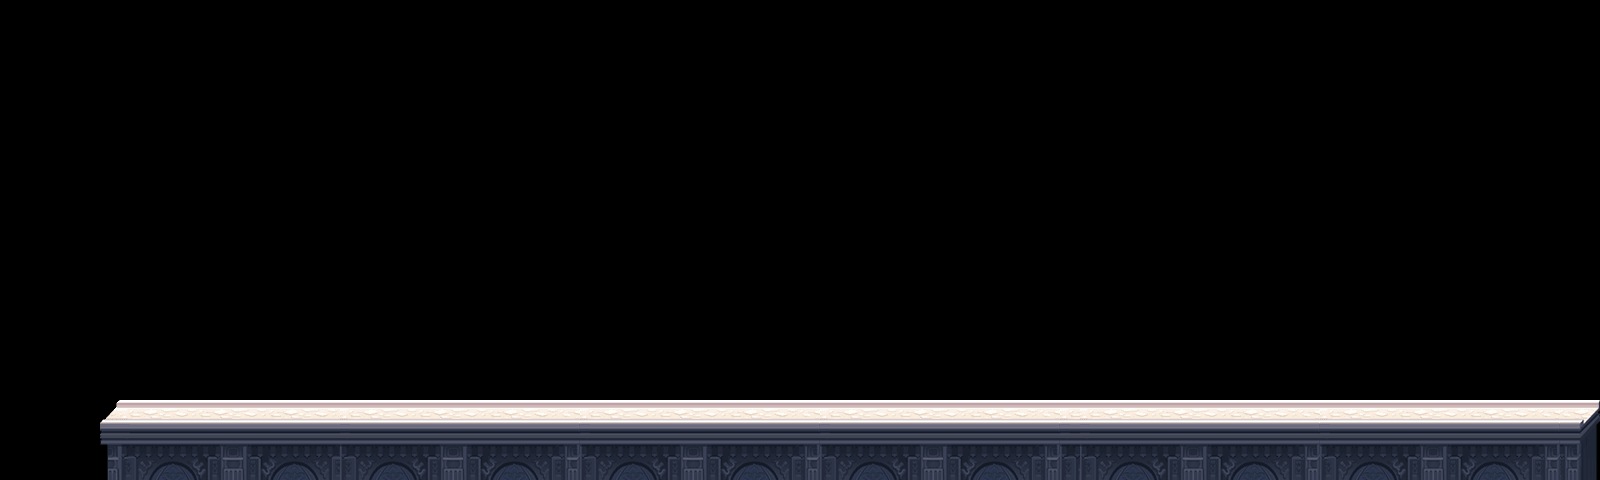

This game map was drawn from its Tiled (.tmx) file and the tilesets committed beside it. A one-line description and the trimmed map source follow:
An orthogonal 80x12 tile map with 20x40 px tiles, 1 tile layer (块层 1) and 82 objects (55x 3, 24x 2, 2x 13).

<map version="1.0" orientation="orthogonal" width="80" height="12" tilewidth="20" tileheight="40">
 <tileset firstgid="1" name="road" tilewidth="20" tileheight="40">
  <image source="road.png" width="280" height="188" />
 </tileset>
 <layer name="块层 1" width="80" height="12">
  <data>[960 cells, 150 non-empty, 28 distinct tile ids]</data>
 </layer>
 <objectgroup name="collision" width="80" height="12">
  <object x="111" y="413" width="1485" height="71" />
 </objectgroup>
 <objectgroup name="items" width="80" height="12">
  <object type="3" x="1461" y="219" />
  <object type="2" x="670" y="257" />
  <object type="3" x="1510" y="309" />
  <object type="2" x="700" y="240" />
  <object type="3" x="1578" y="245" />
  <object type="2" x="669" y="331" />
  <object type="3" x="1227" y="221" />
  <object type="3" x="1418" y="169" />
  <object type="3" x="1294" y="307" />
  <object type="2" x="480" y="280" />
  <object type="3" x="987" y="262" />
  <object type="13" x="1100" y="360" />
  <object type="3" x="1023" y="279" />
  <object type="2" x="480" y="240" />
  <object type="3" x="1023" y="179" />
  <object type="3" x="991" y="170" />
  <object type="3" x="961" y="182" />
  <object type="3" x="929" y="300" />
  <object type="3" x="899" y="317" />
  <object type="3" x="909" y="228" />
  <object type="3" x="1153" y="185" />
  <object type="3" x="805" y="298" />
  <object type="3" x="1115" y="319" />
  <object type="3" x="956" y="278" />
  <object type="3" x="1183" y="255" />
  <object type="2" x="340" y="200" />
  <object type="3" x="1200" y="288" />
  <object type="2" x="480" y="200" />
  <object type="3" x="1268" y="228" />
  <object type="2" x="720" y="200" />
  <object type="3" x="1351" y="268" />
  <object type="3" x="1304" y="218" />
  <object type="3" x="1444" y="294" />
  <object type="2" x="480" y="320" />
  <object type="3" x="1382" y="252" />
  <object type="2" x="520" y="360" />
  <object type="13" x="1495" y="270" />
  <object type="3" x="1324" y="290" />
  <object type="3" x="1418" y="269" />
  <object type="2" x="340" y="280" />
  <object type="2" x="380" y="280" />
  <object type="3" x="1386" y="160" />
  <object type="2" x="300" y="280" />
  <object type="2" x="620" y="200" />
  <object type="3" x="1066" y="229" />
  <object type="2" x="560" y="360" />
  <object type="3" x="935" y="204" />
  <object type="3" x="1049" y="304" />
  <object type="3" x="873" y="238" />
  <object type="3" x="1162" y="272" />
  <object type="3" x="865" y="334" />
  <object type="3" x="1180" y="160" />
  <object type="3" x="1440" y="195" />
  <object type="3" x="1225" y="314" />
  <object type="3" x="1478" y="308" />
  <object type="2" x="300" y="320" />
  <object type="3" x="1522" y="207" />
  <object type="2" x="640" y="240" />
  <object type="3" x="1330" y="194" />
  <object type="3" x="809" y="199" />
  <object type="3" x="1548" y="175" />
  <object type="3" x="1260" y="324" />
  <object type="2" x="669" y="298" />
  <object type="3" x="1540" y="294" />
  <object type="2" x="300" y="200" />
  <object type="2" x="300" y="360" />
  <object type="3" x="1488" y="226" />
  <object type="3" x="1093" y="236" />
  <object type="2" x="380" y="200" />
  <object type="3" x="1045" y="205" />
  <object type="3" x="1127" y="217" />
  <object type="3" x="832" y="231" />
  <object type="3" x="830" y="324" />
  <object type="3" x="1083" y="318" />
  <object type="3" x="1145" y="304" />
  <object type="2" x="300" y="240" />
  <object type="3" x="1356" y="172" />
  <object type="2" x="480" y="360" />
  <object type="3" x="1204" y="189" />
  <object type="3" x="1557" y="262" />
  <object type="2" x="669" y="367" />
 </objectgroup>
 <objectgroup name="enemy" width="80" height="12" />
 <objectgroup name="up" width="80" height="12" />
 <objectgroup name="fire" width="80" height="12" />
</map>
